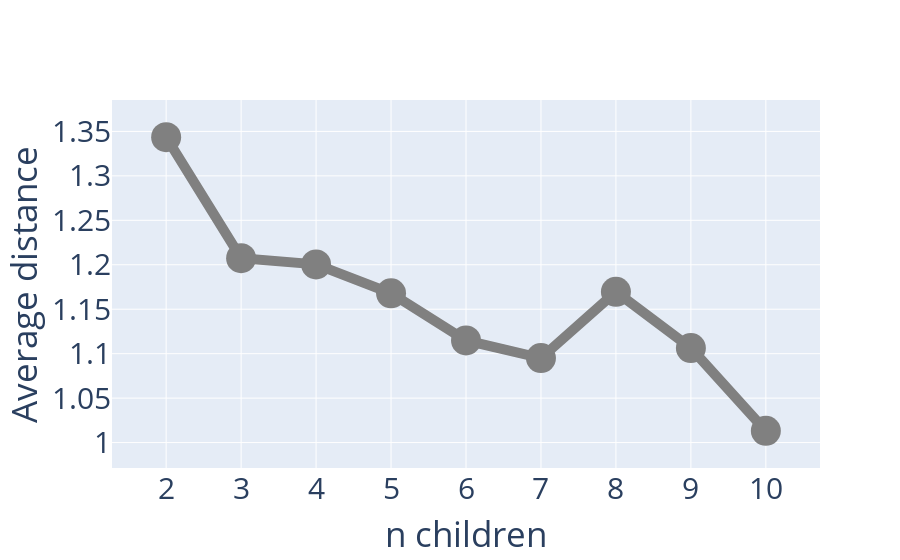

This figure's notebook cell:
### Code cell
fig = go.Figure()

fig.add_trace(go.Scatter(x=nls, y=avgs, marker=dict(size=30, symbol="0"), line=dict(width=10, color="gray"), mode="lines+markers"))

fig.update_traces(line_width=10)
fig.update_layout(showlegend=False,
                 xaxis = dict(title="n children", title_font_size=35, tickfont_size=30),
                 yaxis = dict(title="Average distance", title_font_size=35, tickfont_size=30),
              )
fig.show()
fig.write_image("distance_nl.pdf")

### Figure 1 — Plotly figure (JSON) as saved in the notebook; plotly's stock layout.template omitted (floating-point values rounded to 4 significant figures)
{"data": [{"line": {"color": "gray", "width": 10}, "marker": {"size": 30, "symbol": "0"}, "mode": "lines+markers", "type": "scatter", "x": [2, 3, 4, 5, 6, 7, 8, 9, 10], "y": [1.344, 1.207, 1.2, 1.168, 1.115, 1.095, 1.17, 1.106, 1.013]}], "layout": {"autosize": true, "showlegend": false, "xaxis": {"autorange": true, "range": [1.308, 10.69], "tickfont": {"size": 30}, "title": {"font": {"size": 35}, "text": "n children"}, "type": "linear"}, "yaxis": {"autorange": true, "range": [0.96, 1.397], "tickfont": {"size": 30}, "title": {"font": {"size": 35}, "text": "Average distance"}, "type": "linear"}}}
